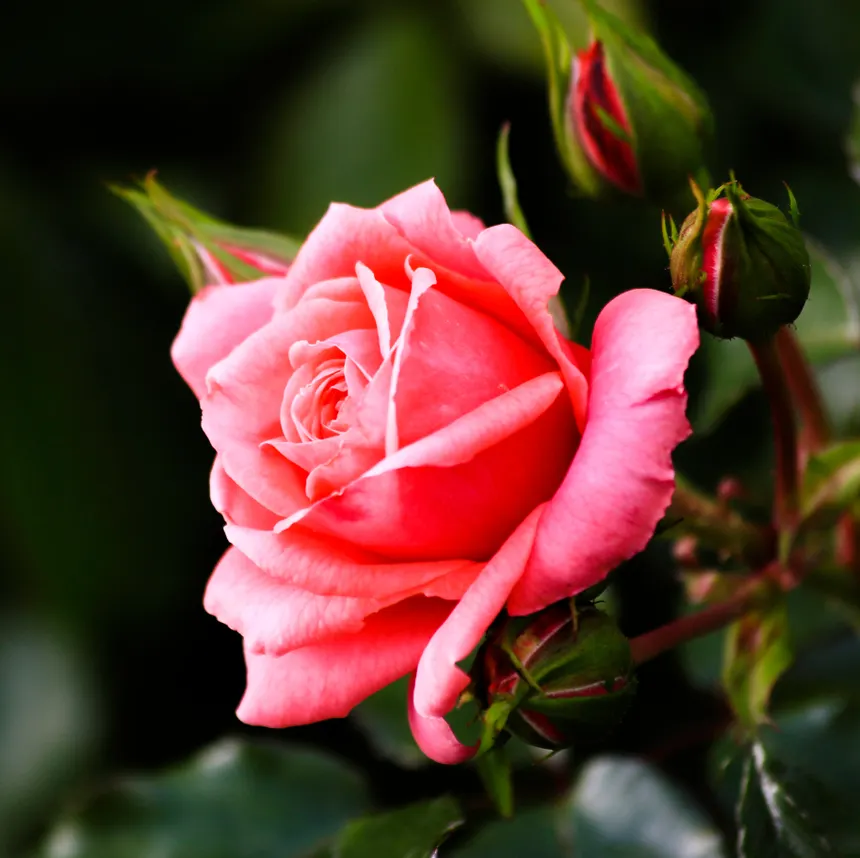
#> input picture Digital Image Processing/Rose.jpg, 860 x 858 px
$ python Threshold.py
#> lines starting #> are read from the running program, lines starting #| are printed output that depends on the picture; after the words box and inside, x2 and y2 are one past the last pixel; in counts of white or black regions, pixels touching at a corner belong together
import cv2
import numpy as np
import matplotlib.pyplot as plt

# Read image
image = cv2.imread("Rose.jpg", cv2.IMREAD_GRAYSCALE)
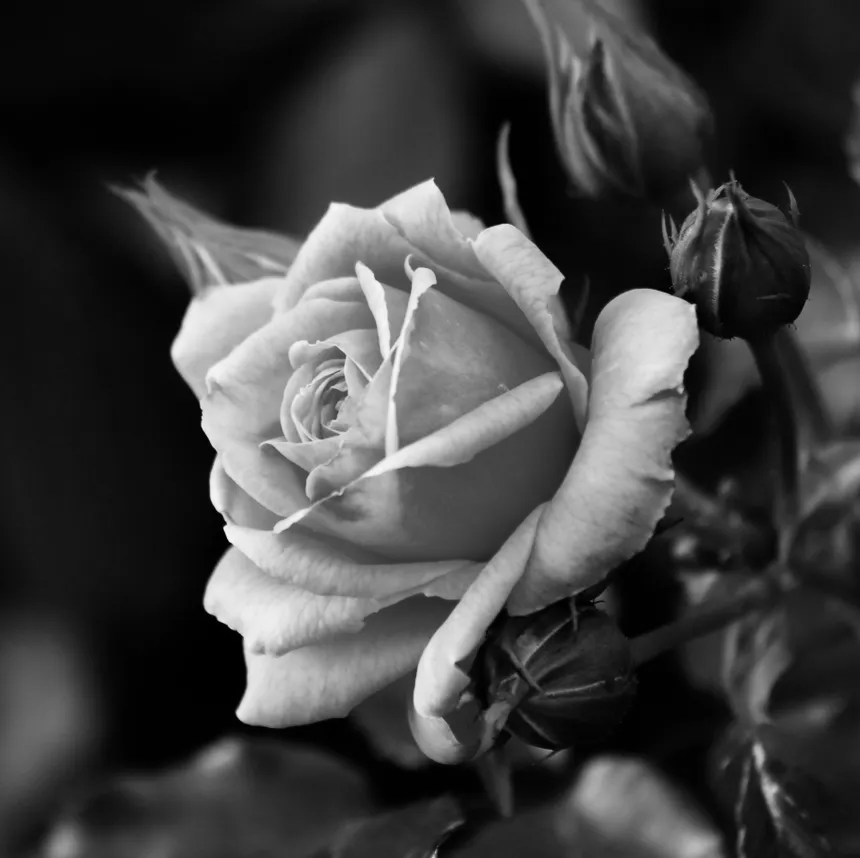
#> image: shape (858, 860); min 0, max 251, mean 64.3

if image is None:
    print("Image not found!")
    exit()

# Threshold value
T = 127

# Apply thresholding
thresholded = np.where(image >= T, 255, 0).astype(np.uint8)
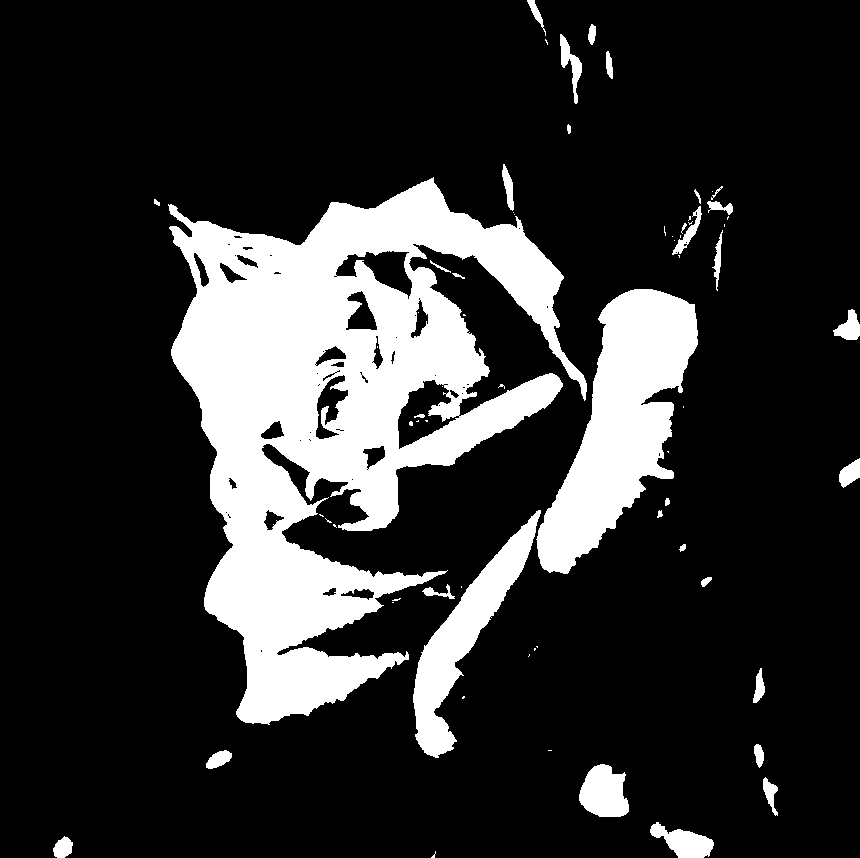
#> thresholded: shape (858, 860); 19% white; 68 white regions (35 under 20 px), largest, box (x1, y1, x2, y2) and area: (168, 177, 587, 725) 101458, (536, 289, 698, 574) 22097, (413, 510, 541, 758) 8481

# Display images
plt.figure(figsize=(10, 5))

plt.subplot(1, 2, 1)
plt.imshow(image, cmap="gray")
plt.title("Original Image")
plt.axis("off")

plt.subplot(1, 2, 2)
plt.imshow(thresholded, cmap="gray")
plt.title("Thresholded Image")
plt.axis("off")

plt.tight_layout()
plt.show()
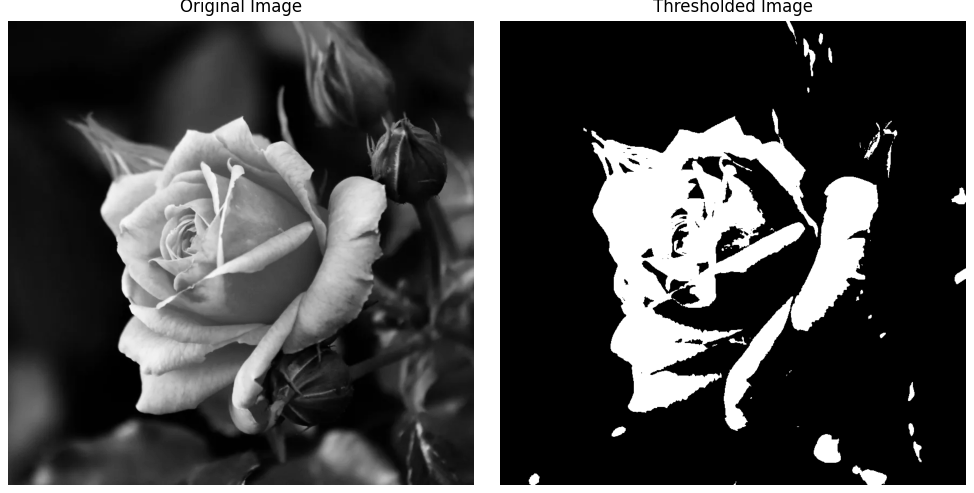
#> figure drawn by matplotlib, 2 panels

# Save output
cv2.imwrite("thresholded_image.jpg", thresholded)
